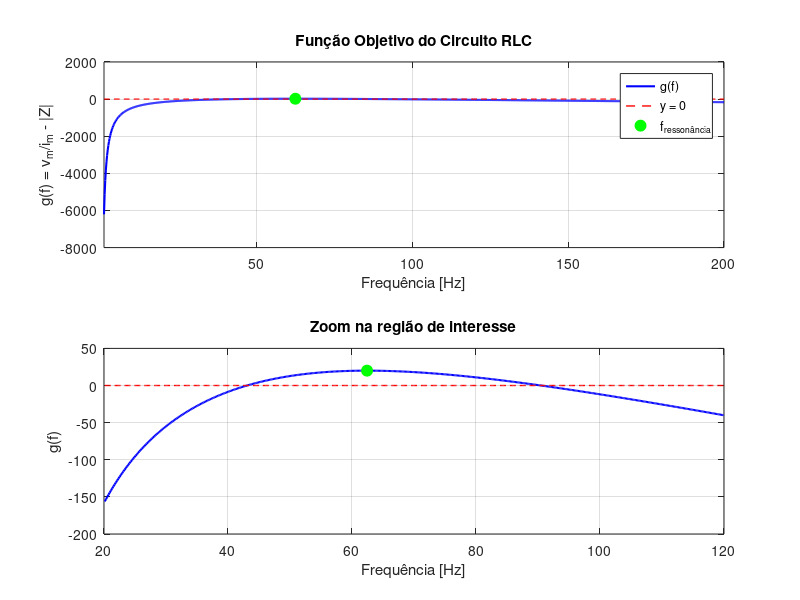
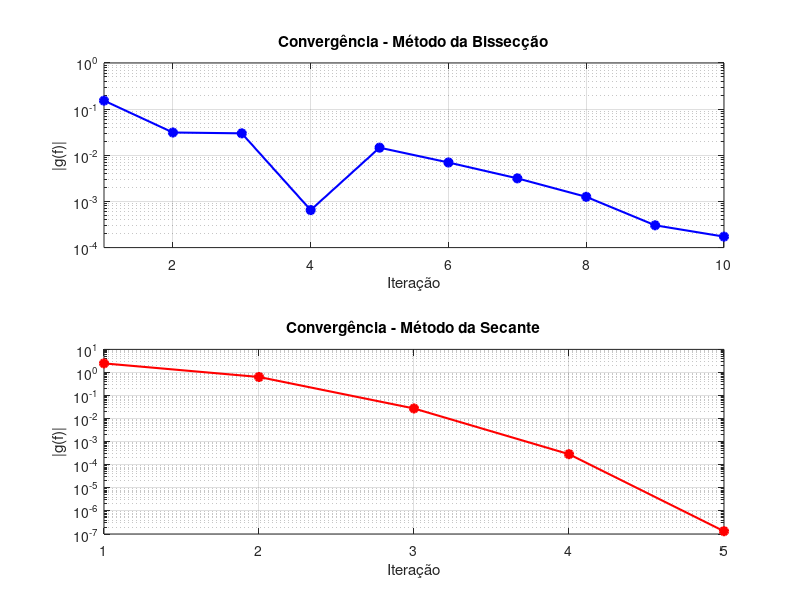

Reproduce these figures in MATLAB, in order.
% circuito_rlc.m
% ========================================================================
% Exercício 1 - Determinação da frequência em circuito RLC
% Métodos numéricos: Bissecção e Secante
% ========================================================================

clear all; close all; clc;


R = 140;        % Resistência [Ohms]
L = 260e-3;     % Indutância [H] (260 mH convertido para H)
C = 25e-6;      % Capacitância [F] (25 μF convertido para F)
v_m = 24;       % Amplitude da tensão [V]
i_m = 0.15;     % Amplitude da corrente [A]
tol = 0.0001;   % Tolerância para critério de parada



function y = funcao_objetivo(f, R, L, C, v_m, i_m)
    omega = 2 * pi * f;

    % Calcular reatâncias
    X_L = omega * L;           % Reatância indutiva
    X_C = 1 / (omega * C);      % Reatância capacitiva

    % Calcular impedância total
    Z = sqrt(R^2 + (X_L - X_C)^2);

    % Função objetivo
    y = v_m/i_m - Z;
end

% ========================================================================
% MÉTODO DA BISSECÇÃO
% ========================================================================
function [raiz, iter, historico] = bisseccao(func, a, b, tol, params)
    iter = 0;
    historico = [];

    % Avaliar função nos extremos
    fa = func(a, params{:});
    fb = func(b, params{:});

    % Verificar mudança de sinal
    if fa * fb > 0
        error('ERRO: Não há mudança de sinal no intervalo [%.2f, %.2f]', a, b);
    end

    % Iterações do método da bissecção
    while (b - a)/2 > tol
        iter = iter + 1;
        c = (a + b) / 2;
        fc = func(c, params{:});

        % Armazenar histórico
        historico = [historico; iter, a, b, c, fc, abs(fc)];

        % Verificar critério de parada
        if abs(fc) < tol
            raiz = c;
            return;
        end

        % Atualizar intervalo
        if fa * fc < 0
            b = c;
            fb = fc;
        else
            a = c;
            fa = fc;
        end

        % Proteção contra loop infinito
        if iter > 100
            warning('Máximo de 100 iterações atingido!');
            raiz = c;
            return;
        end
    end

    raiz = (a + b) / 2;
end

% MÉTODO DA SECANTE

function [raiz, iter, historico] = secante(func, x0, x1, tol, params)
    iter = 0;
    historico = [];
    max_iter = 100;

    while iter < max_iter
        iter = iter + 1;

        % Avaliar função nos pontos
        fx0 = func(x0, params{:});
        fx1 = func(x1, params{:});

        % Verificar divisão por zero
        if abs(fx1 - fx0) < eps
            warning('Divisão por zero detectada na iteração %d', iter);
            raiz = x1;
            return;
        end

        % Calcular próxima aproximação
        x2 = x1 - fx1 * (x1 - x0) / (fx1 - fx0);
        fx2 = func(x2, params{:});

        % Armazenar histórico
        historico = [historico; iter, x0, x1, x2, fx2, abs(fx2)];

        % Verificar critério de parada
        if abs(fx2) < tol
            raiz = x2;
            return;
        end

        % Atualizar pontos para próxima iteração
        x0 = x1;
        x1 = x2;
    end

    warning('Máximo de %d iterações atingido!', max_iter);
    raiz = x2;
end


% Calcular frequência de ressonância teórica
f_ressonancia = 1 / (2 * pi * sqrt(L * C));

% Criar vetor de frequências para análise
f_min = 1;
f_max = 200;
f_test = linspace(f_min, f_max, 1000);
y_test = zeros(size(f_test));

% Avaliar função em cada frequência
for i = 1:length(f_test)
    y_test(i) = funcao_objetivo(f_test(i), R, L, C, v_m, i_m);
end

% Plotar função objetivo
figure(1);
subplot(2,1,1);
plot(f_test, y_test, 'b-', 'LineWidth', 1.5);
hold on;
plot(f_test, zeros(size(f_test)), 'r--', 'LineWidth', 1);
plot(f_ressonancia, funcao_objetivo(f_ressonancia, R, L, C, v_m, i_m), 'go', ...
     'MarkerSize', 8, 'MarkerFaceColor', 'g');
grid on;
xlabel('Frequência [Hz]');
ylabel('g(f) = v_m/i_m - |Z|');
title('Função Objetivo do Circuito RLC');
legend('g(f)', 'y = 0', 'f_{ressonância}', 'Location', 'best');
xlim([f_min, f_max]);

% Zoom na região de interesse
subplot(2,1,2);
idx_zoom = find(f_test >= 20 & f_test <= 120);
plot(f_test(idx_zoom), y_test(idx_zoom), 'b-', 'LineWidth', 1.5);
hold on;
plot(f_test(idx_zoom), zeros(size(f_test(idx_zoom))), 'r--', 'LineWidth', 1);
plot(f_ressonancia, funcao_objetivo(f_ressonancia, R, L, C, v_m, i_m), 'go', ...
     'MarkerSize', 8, 'MarkerFaceColor', 'g');
grid on;
xlabel('Frequência [Hz]');
ylabel('g(f)');
title('Zoom na região de interesse');
xlim([20, 120]);

% Identificar mudanças de sinal
mudancas_sinal = [];
for i = 1:length(f_test)-1
    if y_test(i) * y_test(i+1) < 0
        % Refinar intervalo
        a_ref = f_test(i);
        b_ref = f_test(i+1);
        mudancas_sinal = [mudancas_sinal; a_ref, b_ref];
    end
end

% MÉTODO DA BISSECÇÃO


if ~isempty(mudancas_sinal)
    % Usar o primeiro intervalo encontrado
    a_bissec = mudancas_sinal(1, 1);
    b_bissec = mudancas_sinal(1, 2);

    % Aplicar método
    params = {R, L, C, v_m, i_m};
    [f_bissec, iter_bissec, hist_bissec] = bisseccao(@funcao_objetivo, ...
                                                      a_bissec, b_bissec, tol, params);

    % Exibir resultado
    disp('MÉTODO DA BISSECÇÃO:');
    fprintf('Frequência encontrada: f = %.4f Hz\n', f_bissec);
    fprintf('Número de iterações: %d\n', iter_bissec);
    fprintf('Valor final de g(f): %.6e\n\n', funcao_objetivo(f_bissec, R, L, C, v_m, i_m));
else
    f_bissec = NaN;
    disp('ERRO: Não foi possível aplicar o método da bissecção!');
end

% MÉTODO DA SECANTE

% Escolher pontos iniciais
if ~isempty(mudancas_sinal)
    % Usar pontos próximos ao intervalo encontrado
    x0_sec = mudancas_sinal(1, 1) - 5;
    x1_sec = mudancas_sinal(1, 2) + 5;
else
    % Usar pontos em torno da frequência de ressonância
    x0_sec = f_ressonancia - 15;
    x1_sec = f_ressonancia + 15;
end

% Aplicar método
[f_secante, iter_secante, hist_secante] = secante(@funcao_objetivo, ...
                                                  x0_sec, x1_sec, tol, params);

disp('MÉTODO DA SECANTE:');
fprintf('Frequência encontrada: f = %.4f Hz\n', f_secante);
fprintf('Número de iterações: %d\n', iter_secante);
fprintf('Valor final de g(f): %.6e\n\n', funcao_objetivo(f_secante, R, L, C, v_m, i_m));

% Plotar convergência
figure(2);

if ~isnan(f_bissec)
    subplot(2,1,1);
    semilogy(1:iter_bissec, hist_bissec(:,6), 'bo-', 'LineWidth', 1.5, 'MarkerFaceColor', 'b');
    grid on;
    xlabel('Iteração');
    ylabel('|g(f)|');
    title('Convergência - Método da Bissecção');
    xlim([1, iter_bissec]);
end

subplot(2,1,2);
semilogy(1:iter_secante, hist_secante(:,6), 'ro-', 'LineWidth', 1.5, 'MarkerFaceColor', 'r');
grid on;
xlabel('Iteração');
ylabel('|g(f)|');
title('Convergência - Método da Secante');
xlim([1, iter_secante]);


% VERIFICAÇÃO DA SOLUÇÃO


% Usar a solução do método da bissecção (se disponível)
if ~isnan(f_bissec)
    f_final = f_bissec;
else
    f_final = f_secante;
end

% Calcular valores do circuito
omega_final = 2 * pi * f_final;
X_L = omega_final * L;
X_C = 1 / (omega_final * C);
Z = sqrt(R^2 + (X_L - X_C)^2);
i_calculado = v_m / Z;
erro_percentual = abs(i_calculado - i_m) / i_m * 100;

% Calcular ângulo de fase
phi = atan((X_L - X_C) / R) * 180 / pi;

disp('VERIFICAÇÃO:');
fprintf('Para f = %.4f Hz:\n', f_final);
fprintf('  Impedância |Z| = %.2f Ω\n', Z);
fprintf('  Corrente calculada: %.4f A\n', i_calculado);
fprintf('  Corrente esperada:  %.4f A\n', i_m);
fprintf('  Erro relativo: %.4f%%\n\n', erro_percentual);

% Verificar todas as raízes encontradas
if size(mudancas_sinal, 1) > 1
    disp('MÚLTIPLAS SOLUÇÕES ENCONTRADAS:');

    for i = 1:size(mudancas_sinal, 1)
        % Encontrar raiz em cada intervalo
        [f_raiz, ~, ~] = bisseccao(@funcao_objetivo, ...
                                   mudancas_sinal(i,1), mudancas_sinal(i,2), ...
                                   tol, params);

        omega = 2 * pi * f_raiz;
        X_L = omega * L;
        X_C = 1 / (omega * C);

        fprintf('Solução %d: f = %.4f Hz', i, f_raiz);
        if X_L > X_C
            fprintf(' (Regime INDUTIVO)\n');
        elseif X_L < X_C
            fprintf(' (Regime CAPACITIVO)\n');
        else
            fprintf(' (RESSONÂNCIA)\n');
        end
    end
end
